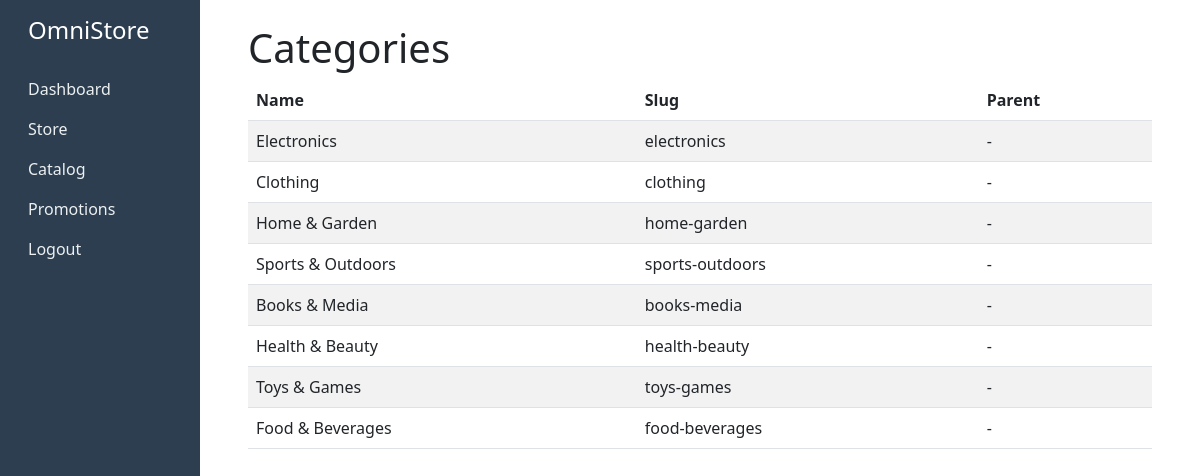
The page /catalog/categories/ (signed in) on the database its author committed.
### catalog/models.py (models this page shows, shortened)
class Category(models.Model):
    name = models.CharField(max_length=255)
    slug = models.SlugField(unique=True, blank=True)
    parent = models.ForeignKey(
        'self',
        on_delete=models.CASCADE,
        null=True,
        blank=True,
        related_name='children'
    )
    description = models.TextField(blank=True)
    created_at = models.DateTimeField(auto_now_add=True)
    updated_at = models.DateTimeField(auto_now=True)
    class Meta:
        verbose_name_plural = 'categories'

### catalog/views.py (the view)
# urls.py: path('categories/', views.category_list, name='category_list'),
@login_required
def category_list(request):
    categories = Category.objects.filter(parent__isnull=True).prefetch_related('children')
    return render(request, 'catalog/category_list.html', {'categories': categories})

### identity/models.py (called while the page is built)
    @property
    def is_admin(self):
        return self.role == self.Role.ADMIN

    @property
    def is_manager(self):
        return self.role == self.Role.MANAGER

    @property
    def is_staff_member(self):
        return self.role == self.Role.STAFF

### templates/catalog/category_list.html (shortened to what this page needs)
{% extends 'base.html' %}
{% block content %}
<div class="p-4">
    <h1>Categories</h1>
    <table class="table table-striped">
        <thead>
            <tr>
                <th>Name</th>
                <th>Slug</th>
                <th>Parent</th>
            </tr>
        </thead>
        <tbody>
            {% for category in categories %}
            <tr>
                <td>{{ category.name }}</td>
                <td>{{ category.slug }}</td>
                <td>{{ category.parent|default:"-" }}</td>
            </tr>
            {% empty %}
            <tr><td colspan="3">No categories yet.</td></tr>
            {% endfor %}
        </tbody>
    </table>
</div>
{% endblock %}

### rows shown on the page
Category: name "Electronics", slug "electronics", parent "-"
Category: name "Clothing", slug "clothing", parent "-"
Category: name "Home & Garden", slug "home-garden", parent "-"
Category: name "Sports & Outdoors", slug "sports-outdoors", parent "-"
Category: name "Books & Media", slug "books-media", parent "-"
Category: name "Health & Beauty", slug "health-beauty", parent "-"
Category: name "Toys & Games", slug "toys-games", parent "-"
Category: name "Food & Beverages", slug "food-beverages", parent "-"
